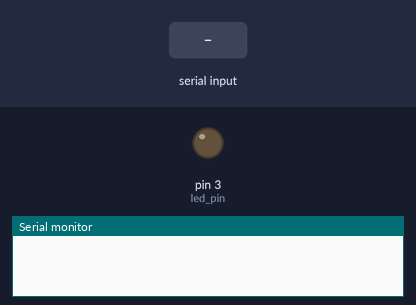
Simulated run of this sketch. Board: Arduino Uno, built with avr-gcc and run on an emulated ATmega328P. Shown: output pins drawn as LEDs (lit = HIGH), the last lines printed to the serial monitor. The test bench sets the inputs (shaded band).

Above: at 1.2 s.
1.3 s: "u90\n" received over Serial
At 2.5 s:
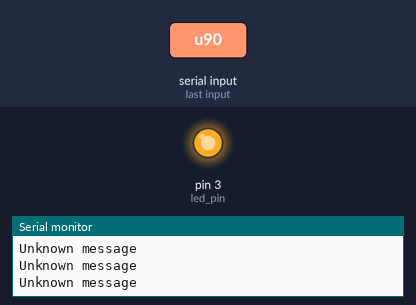
2.8 s: "f90\n" received over Serial
At 4.6 s:
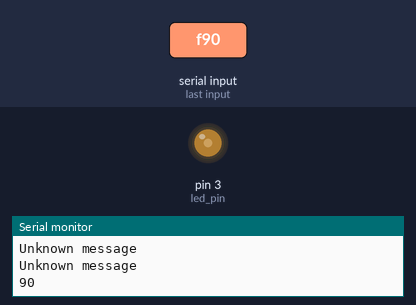
5.3 s: "u,45\n" received over Serial
At 5.7 s:
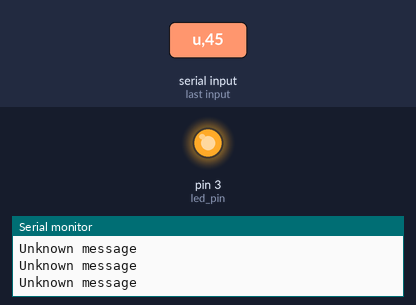
Timing chart, 0 to 8.3 s (numbered marks = the images above; inputs shaded):
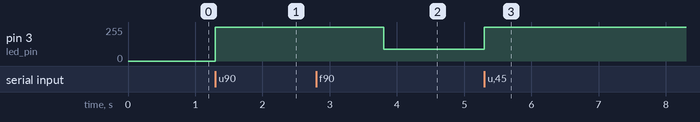

The sketch:

sketch_oct12.ino
```cpp
#define led_pin 3
#define sensor_pin A2

void setup() {
  Serial.begin(9600);
  pinMode(led_pin, OUTPUT);
}

void loop() {
  if (Serial.available() > 0){
      char message = Serial.read();
      if (message == 'u'){
         digitalWrite(led_pin, HIGH);
      }
      else if (message == 'd'){
         digitalWrite(led_pin, LOW);
      }
      else if (message == 's'){
         int val = analogRead(sensor_pin);
         val = map(val, 0, 1023, 100, 999);
         Serial.print(val);
      }
      else if (message == 'f'){
        String num = Serial.readString();
        int brightness = num.toInt();
        analogWrite(led_pin, brightness);
        Serial.println(brightness);
      }
      else{
        Serial.println("Unknown message");
       }
    }
}
```

Measured:
- after the input at 1.3 s, pin 3 (led_pin): 0/255 → 255/255 at once
- after the input at 2.8 s, pin 3 (led_pin): 255/255 → 90/255 after 1.0 s
- after the input at 5.3 s, pin 3 (led_pin): 90/255 → 255/255 at once
